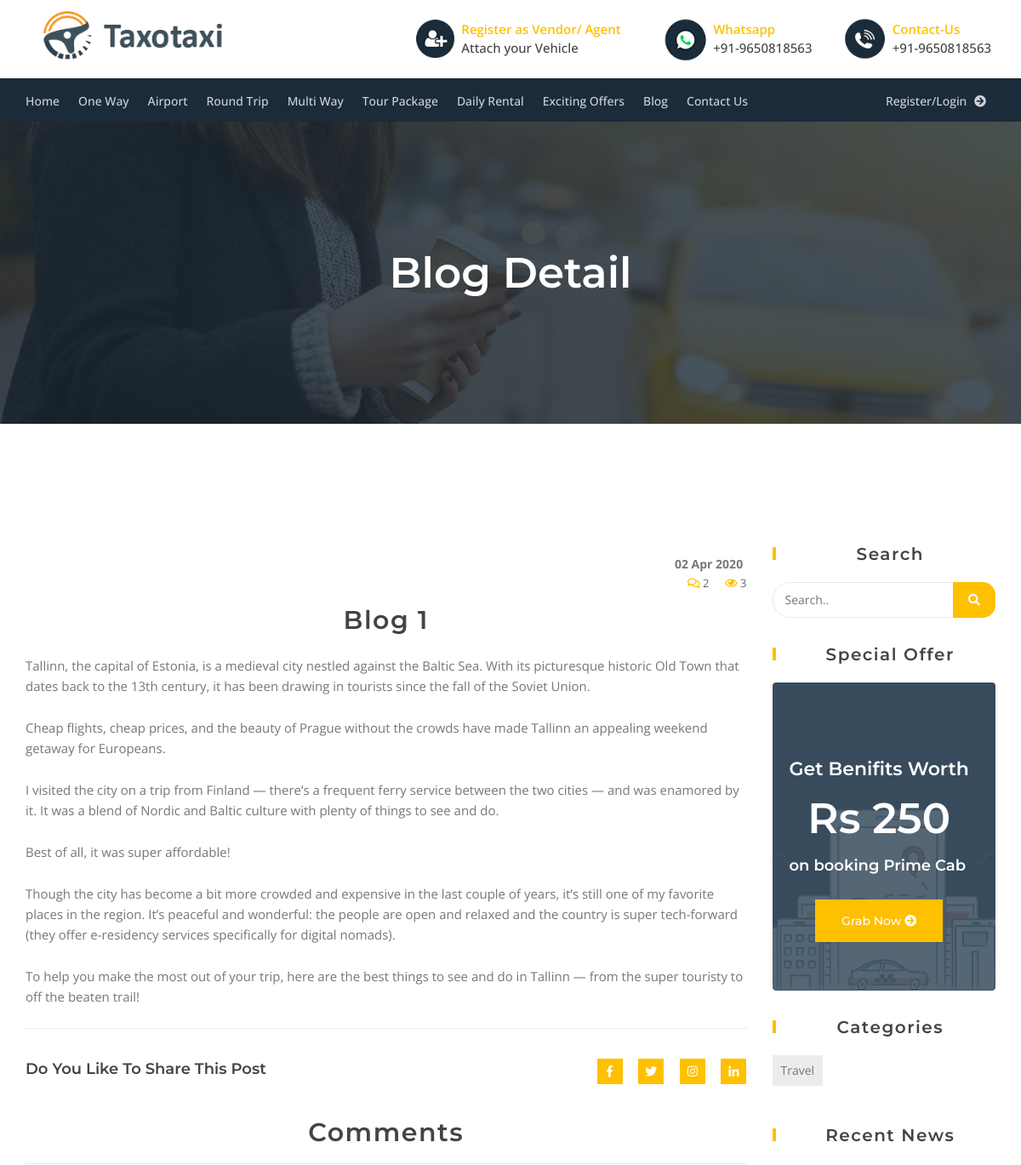
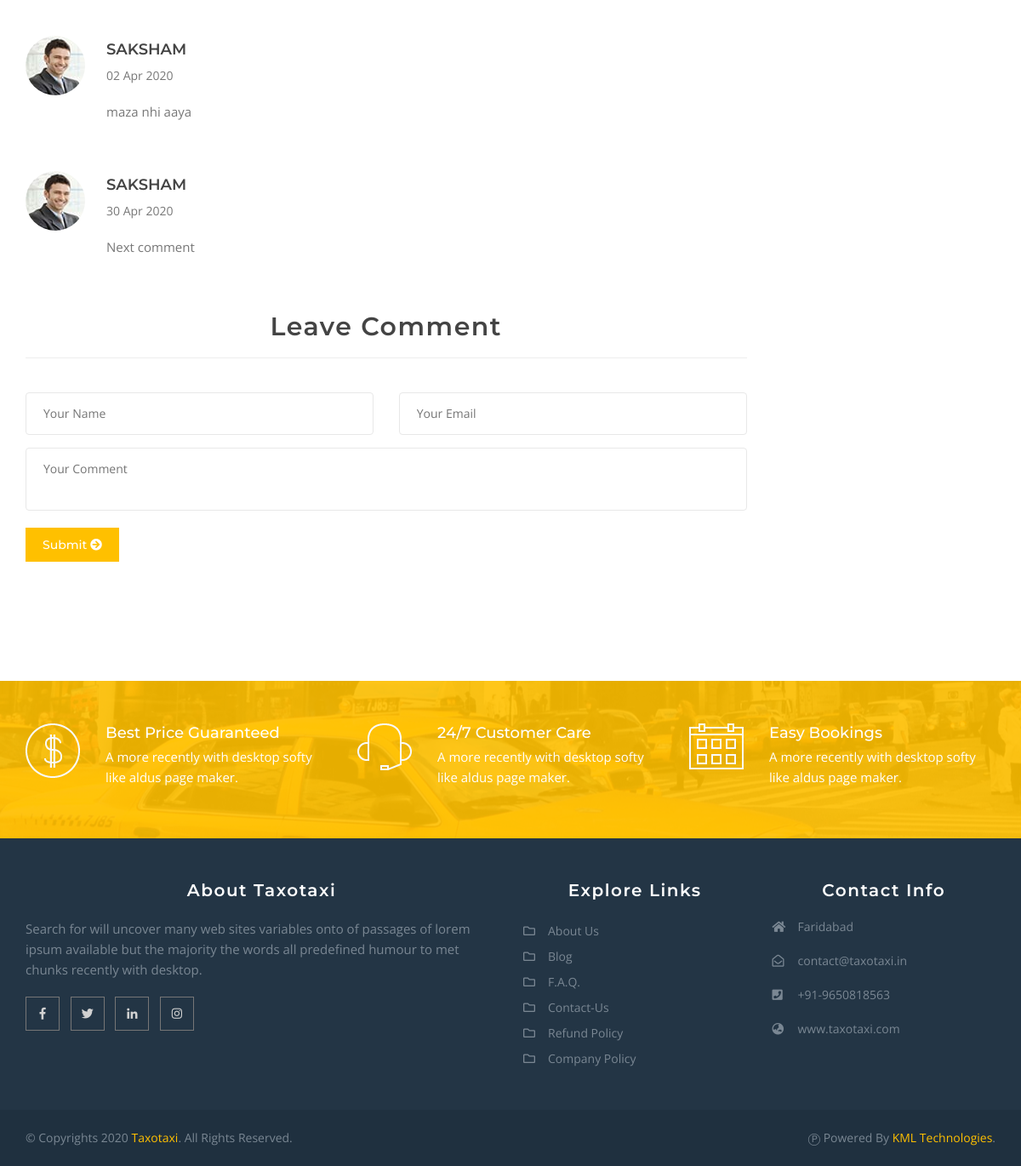
The page /blog/1 on the database its author committed (2 pictures, top to bottom).
### blog/models.py (models this page shows, shortened)
class post(models.Model):
    title = models.CharField(max_length = 200)
    category = models.ForeignKey(categories, on_delete=models.CASCADE)
    content = models.TextField()
    date = models.DateField()
    published = models.BooleanField(default=1)
    main_image = models.ImageField()
    views = models.IntegerField(default=0)
    image1 = models.ImageField(blank=True, null=True)
    image2 = models.ImageField(blank=True, null=True)
    image3 = models.ImageField(blank=True, null=True)
    image4 = models.ImageField(blank=True, null=True)
    class Meta:
        ordering = ('-date',)
    def count_comments(self):
        count = comment.objects.filter(post = self).count()
        return count

class comment(models.Model):
    post = models.ForeignKey(post, on_delete=models.CASCADE)
    user = models.ForeignKey(User, on_delete=models.CASCADE)
    name = models.CharField(max_length=100)
    email = models.EmailField(blank=True, null=True)
    image = models.ImageField(blank=True, null = True)
    date = models.DateField()
    comment_text = models.TextField()

class categories(models.Model):
    title = models.CharField(max_length = 100)
    keywords = models.TextField(blank=True, null=True)
    class Meta:
        verbose_name_plural = 'Categories'

### blog/views.py (the view)
# urls.py: path('<int:id>', BlogPostView, name='post'),
def BlogPostView(request, id):
    slug_post = get_object_or_404(post, id = id)
    comments = comment.objects.filter(post = slug_post)
    all_categories = categories.objects.all()
    if request.method == "POST":
        if request.user.is_authenticated:
            form = CommentForm(request.POST)
            print(request.POST)
            print(form.errors)
            print(form.cleaned_data)
            print(form.is_valid())
            if form.is_valid():
                print('---------------------VALID FORM-------------------------------')
                new_comment = comment()
                new_comment.comment_text = form.cleaned_data.get('comment_text')
                print(form.cleaned_data.get('comment_text'))
                new_comment.post = slug_post
                new_comment.date = date.today()
                new_comment.user = request.user
                new_comment.email = form.cleaned_data.get('email')
                new_comment.name = form.cleaned_data.get('name')
                print(new_comment)
                new_comment.save()
                messages.success(
                                request,
                                'Comment Added Successfully',
                                extra_tags='alert alert-success alert-dismissible fade show'
                                )
                return redirect('blog:post', id)
        else:
            messages.success(
                                request,
                                'Login to add a comment',
                                extra_tags='alert alert-success alert-dismissible fade show'
                                )
            return redirect('blog:post', id)
    else:
        form = CommentForm()
        context = {
            'commentform': form,
            'post': slug_post,
            'comments': comments,
            'categories': all_categories,
        }
        return render(request, 'blogpost.html', context)

### blog/forms.py
class CommentForm(forms.Form):
    name = forms.CharField()
    email = forms.EmailField()
    comment_text = forms.CharField(widget = forms.Textarea(attrs={'class':"form-control", 'rows':"3"}))

### blog/templates/blogpost.html (shortened to what this page needs)
{% extends 'new_base.html' %}
{% load static %}
{% block content %}
		<div class="tj-wrapper">
	    	<div class="tj-inner-banner">
	    		<div class="container">
	    			<h2>Blog Detail</h2>
	    		</div>
	    	</div>
			<section class="tj-blog-detail">
				<div class="container">
					<div class="row">
						<div class="blog-detail-outer">
							<div class="col-md-9 col-sm-8 col-xs-12">
								<div class="blog-outer">
									<ul class="blog_meta">
                                        <div class="blog-date">
											<strong>{{ post.date| date:"d M Y" }}</strong>
										</div>
										<li><i class="far fa-comments"></i> {{ post.count_comments }}</li>
										<li><i class="far fa-eye"></i> {{ post.views }}</li>
									</ul>
									<h3>{{ post.title }}</h3>
									<div class="blog-text">
										<p>{{ post.content|escape|linebreaks }}</p>
										<div class="social_sharing">
											<div class="row">
												<div class="col-md-8 col-sm-7 col-xs-12">
													<h4>Do You Like To Share This Post</h4>
												</div>
												<div class="col-md-4 col-sm-5 col-xs-12">
													<ul class="sharing_links">
														<li><a href="#"><i class="fab fa-facebook-f"></i></a></li>
														<li><a href="#"><i class="fab fa-twitter"></i></a></li>
														<li><a href="#"><i class="fab fa-instagram"></i></a></li>
														<li><a href="#"><i class="fab fa-linkedin-in"></i></a></li>
													</ul>
												</div>
											</div>
										</div>
										<div class="tj-comment-outer">
											<h3>Comments</h3>
											<ul class="comments-listed">
                                                {% for comment in comments %}
												<li>
													<div class="comments-info">
														<div class="img-box">
															<img src="{% static 'images/comment_img2.jpg' %}" alt="">
														</div>
														<div class="text-holder">
															<div class="top">
																<h5>{{ comment.name|upper }}</h5>
															</div>
															<span class="date">{{ comment.date|date:'d M Y' }}</span>
															<p>{{ comment.comment_text|escape|linebreaks }}</p>
														</div>
													</div>
												</li>
                                                {% endfor %}
											</ul>
										</div>
										<div class="tj-comment-form">
											<h3>Leave Comment</h3>
											<div class="row">
												<form class="comment-frm" method="post">
													<div class="col-md-6 col-sm-6 col-xs-12">
                                                        <input type="text" name="name" required id="id_name" placeholder="Your Name">
                                                    </div>
                                                    <div class="col-md-6 col-sm-6 col-xs-12">
                                                        <input type="email" name="email" required id="id_email" placeholder="Your Email">
                                                    </div>
                                                    <div class="col-md-12 col-sm-12 col-xs-12">
                                                        <textarea name="comment_text" required id="id_comment_text" placeholder="Your Comment"></textarea>
                                                    </div>
                                                    <div class="col-md-12 col-sm-12 col-xs-12">
                                                        <button type="submit" class="comment-btn"> Submit <i class="fa fa-arrow-circle-right" aria-hidden="true"></i>
                                                        </button>
                                                    </div>
												</form>
											</div>
										</div>
									</div>
								</div>
							</div>
                        {% include 'widgets.html' %}
							</div>
						</div>
					</div>
				</section>
				<section class="tj-cal-to-action">
					<div class="container">
						<div class="row">
							<div class="col-md-4 col-sm-4">
								<div class="cta-box">
									<img src="{% static 'images/cta-icon1.png' %}" alt="">
									<div class="cta-text">
										<strong>Best Price Guaranteed</strong>
										<p>A more recently with desktop softy  like aldus page maker.</p>
									</div>
								</div>
							</div>
							<div class="col-md-4 col-sm-4">
								<div class="cta-box">
									<img src="{% static 'images/cta-icon2.png' %}" alt="">
									<div class="cta-text">
										<strong>24/7 Customer Care</strong>
										<p>A more recently with desktop softy  like aldus page maker.</p>
									</div>
								</div>
							</div>
							<div class="col-md-4 col-sm-4">
								<div class="cta-box">
									<img src="{% static 'images/cta-icon3.png' %}" alt="">
									<div class="cta-text">
										<strong>Easy Bookings</strong>
										<p>A more recently with desktop softy  like aldus page maker.</p>
									</div>
								</div>
							</div>
					</div>
				</div>
			</section>
		</div>
{% endblock content %}

### blog/templates/widgets.html (shortened to what this page needs)
{% load static %}
						<div class="col-md-3 col-sm-2">
							<div class="tj-sidebar-outer">
								<div class="search_widget widget">
									<h3>Search</h3>
									<form class="search-form">
										<input type="search" placeholder="Search.." id="search-field" name='search' value="{{search_term}}">
										<button type="submit"><i class="fas fa-search"></i></button>
									</form>
								</div>
								<div class="fleet-ad widget">
									<h3>Special Offer</h3>
									<div class="fleet-box">
										<img src="{% static 'images/fleet-banner.jpg' %}" alt="">
										<div class="ad-info" style="margin-top: auto; margin-bottom: auto">
											<h4>Get Benifits worth</h4>
											<strong class="price">Rs 250</strong>
											<h5>on booking Prime Cab</h5>
											<div class="book_fleet">
												<a href="{% url 'core:contact' %}">Grab Now <i class="fa fa-arrow-circle-right" aria-hidden="true"></i></a>
											</div>
										</div>
									</div>
								</div>
								<div class="tagCloud widget">
									<h3>Categories</h3>
									<div class="tags">
                                        {% for category in categories %}
										<a href="?category={{ category.title }}&{{ params }}">{{ category.title }}</a>
                                        {% endfor %}
									</div>
								</div>
								<div class="recent-post widget">
									<h3>Recent News</h3>
								</div>
							</div>
						</div>

### static_in_venv/css/color.css (style rules this page uses)
.links-widget .flinks-list li a:hover,.contact-box li a:hover,.tj-nav-holder .navbar-default .navbar-nav .dropdown-menu > li > a:hover,.tj-nav-holder .dropdown-menu > li > a:focus,.tj-nav-holder .nav .open > a, .tj-nav-holder .nav .open > a:hover,.tj-nav-holder .nav .open > a:focus, .tj-nav-holder .navbar-default .navbar-nav > .open > a,.tj-nav-holder .navbar-default .navbar-nav > .open > a:hover,.tj-nav-holder .navbar-default .navbar-nav > .open > a:focus,.booking-summary .fare-box strong span,.tj-accordion-holder .panel-title > a[aria-expanded="true"]:after,.about-info .facts-list li i,.about-info a,.tj-copyright p a,.video-tour figure .video-caption a,.fleet-list-box span,.open_hours h4,.trip-cabs-outer .nav-tabs li.active a,.fact-box i,.tj-cal-to-action2 .cta-btn a,.fleet-grid-box .price-box strong,.fleet-list-box .fleet-text .price-box strong,.tj-p404-section .p404-title,.app-info ul li i,.cab-box .cab-price,.cab-box .cab-price span,.cab-box .cab-desc a,.cta-list li .icon,.cta-list li .icomoon,.review-info .rating,.testimonial-info .icomoon,.address-box .icomoon,.fleet-info-box a, .fleet-list-box a,.tj-tweets ul li a,.tj-tweets ul li .date,.navbar-default .navbar-nav .open .dropdown-menu > li > a:hover, .navbar-default .navbar-nav .open .dropdown-menu > li > a:focus, .cab-col-outer .fleet-grid-box a:hover,.tj-nav-holder .navbar-default .navbar-nav > li > a:hover,.tj-nav-holder .navbar-default .navbar-nav > li > a:focus,.fleet-info-box .fleet-info span,.breadcrumb-list li.active,.tj-tweets span,.info_box i,.info_box .info_text .info_title,.service-box .icon-outer i,.tj-logo h1 a,.pagination > .active > a,.pagination > .active > a:hover,.blog-outer .blog_meta li i, .recent-news .detail-box h4 a:hover, ul.cats li a:hover,.blog-text .tj-btn2:hover { color:#ffc000; }
.tj-reviews .owl-theme .owl-controls .owl-nav [class*="owl-"],.tj-nav-holder .book_btn a, .book_fleet a,.cab-col-outer .fleet-grid-box a:before,.trip_form .search-btn,.trip-type-frm .search-btn,.fleet-inner a,.tj-form2-tabs .nav-tabs > li.active > a,.tj-form2-tabs .nav-tabs > li.active > a:hover,.tj-form2-tabs .nav-tabs > li.active > a:focus,.tab-content .trip-frm2 .search-btn,.contact_frm .submit-btn,.service-box .service-caption a,.tj-book-services .service-box:hover .icon-outer i,.tj-slider .owl-theme .owl-controls .owl-nav [class*="owl-"]:hover,.car-tabs .nav-tabs > li.active > a,.car-tabs .nav-tabs > li.active > a:hover,.car-tabs .nav-tabs > li.active > a:focus,.tj-slider .owl-theme .owl-dots .owl-dot.active span,.tj-slider .owl-theme .owl-dots .owl-dot:hover span,.tj-btn:after,.cab-services .cab-service-box:after,.booking-frm .book-btn,.tj-contact-form .btn-submit,.slide-caption .slide-btns .btn-style-1,.slide-caption .slide-btns .btn-style-2,.banner-inner .banner-btns .btn-style-1,.banner-inner .banner-btns .btn-style-2,.tj-reviews .owl-theme .owl-controls .owl-nav [class*="owl-"]:hover,.payment-frm .book-btn,.tj-user-bfrm .book-btn,.success-msg a,.cab-box .cab-desc a:after,.account-frm .save-btn,.account-frm .cancel-btn,.search-form button,.blog-outer .blog-thumb .blog-date strong,.slider-post #blog-slider .owl-controls .owl-nav [class*="owl-"], .tags a:hover,.blog-text .tj-btn2:before,.quote-author:before,.sharing_links li a,.post-nav-control a ,.comments-info .reply ,.comment-btn { background-color:#ffc000; }
.fleet-info-box a, .fleet-list-box a,.about-widget .fsocial-links li a:hover,.tj-tabs .nav-tabs > li.active > a,.tj-tabs .nav-tabs > li.active > a:hover,.tj-tabs .nav-tabs > li.active > a:focus,.info_box i,.cab-col-outer .fleet-grid-box .tj-btn2:after,.trip-frm-tabs .nav-tabs > li.active > a,.trip-frm-tabs .nav-tabs > li.active > a:hover, .trip-frm-tabs .nav-tabs > li.active > a:focus,.service-box .icon-outer,.cab-filter-nav a.current,.tj-footer2 .fsocial-links li a:hover,.tj-nav-holder .navbar-default .navbar-nav > li > a:hover,.search_widget h3:before,.fleet-ad h3:before,.tagCloud h3:before,.recent-post h3:before,.categroies h3:before,.blog-text .tj-btn2:after,.quote blockquote { border-color:#ffc000; }
.tj-cal-to-action:after { background: rgba(255,192,0,0.9); }

### rows shown on the page
post: date "02 Apr 2020", count_comments "2", views "3", title "Blog 1", content "Tallinn, the capital of Estonia, is a medieval city nestled against the Baltic Sea. With its picturesque historic Old Town that dates back to the 13th century, it has been drawing in tourists since the fall of the Soviet Union. Cheap flights, cheap prices, and the beauty of Prague without the crowds have made Tallinn an appealing weekend getaway for Europeans. I visited the city on a trip from Finland — there’s a frequent ferry service between the two cities — and was enamored by it. It was a blend of Nordic and Baltic culture with plenty of things to see and do. Best of all, it was super affordable! Though the city has become a bit more crowded and expensive in the last couple of years,…"
comment: name "SAKSHAM", date "02 Apr 2020", comment_text "maza nhi aaya"
comment: name "SAKSHAM", date "30 Apr 2020", comment_text "Next comment"
categories: title "Travel"
